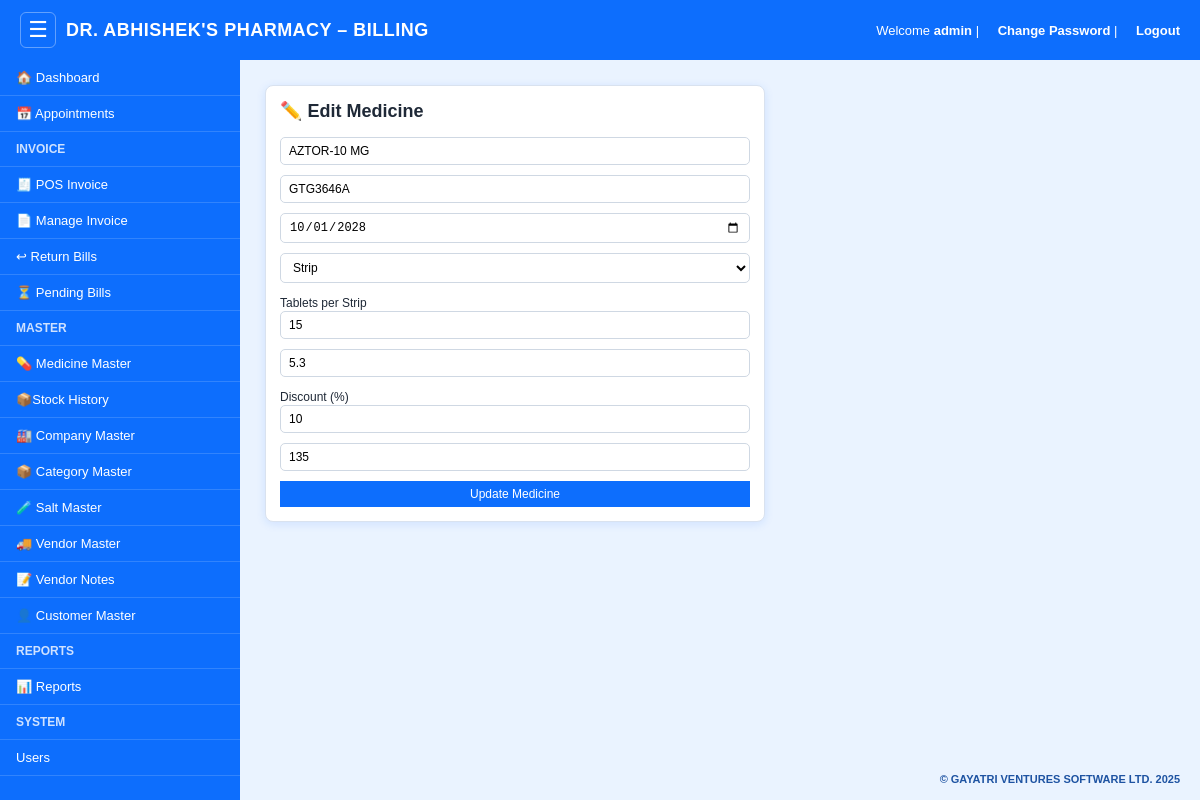
Page /medicines/edit/52 (signed in) on the committed database.
### models.py (models this page shows)
class Medicine(db.Model):
    __tablename__ = "medicine"
    id = db.Column(db.Integer, primary_key=True)
    name = db.Column(db.String(150), nullable=False)
    composition = db.Column(db.String(255))
    company = db.Column(db.String(150))
    pack_type = db.Column(db.String(50))
    pack_qty = db.Column(db.Integer)
    batch = db.Column(db.String(50), nullable=False)
    expiry = db.Column(db.String(10), nullable=False)
    mrp = db.Column(db.Float, nullable=False)
    qty = db.Column(db.Integer, default=0)
    discount_percent = db.Column(db.Integer, default=0)
    created_at = db.Column(db.DateTime, default=datetime.utcnow)

### app.py (the view, shortened to what this page needs)
@app.route("/medicines/edit/<int:id>", methods=["GET", "POST"])
@login_required
def edit_medicine(id):
    user = User.query.get(session.get("user_id"))
    if not user:
        flash("Access denied", "danger")
        return redirect("/")
    if user.role != "admin" and not user.can_edit_medicine:
        flash("Access denied", "danger")
        return redirect("/medicines")
    med = Medicine.query.get_or_404(id)
    old_qty = med.qty
    return render_template("edit_medicine.html", med=med)

### app.py (called while the page is built)
def login_required(f):
    @wraps(f)
    def w(*args, **kwargs):
        if not session.get("user_id"):
            return redirect("/login")
        return f(*args, **kwargs)
    return w

### templates/edit_medicine.html (shortened to what this page needs)
{% extends "base.html" %}
{% block body %}
<div class="card">
    <h2>✏️ Edit Medicine</h2>
    <form method="POST">
        <input type="text" name="name" value="{{ med.name }}" required>
        <input type="text" name="batch" value="{{ med.batch }}" required>
        <input type="date" name="expiry" value="{{ med.expiry }}" required>
        <select name="pack_type" id="packType">
            <option {% if med.pack_type == 'Strip' %}selected{% endif %}>Strip</option>
        </select>
        <label id="packQtyLabel">Units per Pack</label>
        <input type="number" name="pack_qty" min="1" step="1" value="{{ med.pack_qty or '' }}">
        <input type="number" name="mrp" value="{{ med.mrp }}" required>
       <label>Discount (%)</label>
<input type="number"
       name="discount_percent"
       value="{{ med.discount_percent }}"
       min="0"
       max="100">
        <input type="number" name="qty" value="{{ med.qty }}" required>
        <button type="submit">Update Medicine</button>
    </form>
</div>
{% endblock %}

### templates/base.html (style rules this page uses)
* { box-sizing: border-box; }
body { margin: 0; font-family: Arial, sans-serif; background: #eaf3ff; }
:root { --primary: #0d6efd; --primary-dark: #084298; --success: #198754; --danger: #dc3545; --warning: #ffc107; --muted: #6c757d; --bg: #eaf3ff; --card: #ffffff; --border: #d9e2ef; --shadow: 0 2px 10px rgba(13, 110, 253, 0.12); --text: #1f2937; }
body { background: var(--bg); color: var(--text); }
.content .card, .content .form-card { background: var(--card); padding: 18px; border-radius: 8px; box-shadow: var(--shadow); border: 1px solid var(--border); width: 100%; overflow-x: auto; }
.content .card h2, .content .card h3, .content .form-card h2, .content .form-card h3 { margin-top: 0; }
.form-control, .content input:not([type="checkbox"]):not([type="radio"]), .content select, .content textarea { width: 100%; padding: 8px 10px; border: 1px solid #cfd8e3; border-radius: 5px; font-size: 14px; background: #fff; }
.content h2 { font-size: 18px !important; }
.content p, .content li, .content label, .content span, .content a, .content td, .content th, .content small, .content strong, .content b, .content input:not([type="checkbox"]):not([type="radio"]), .content select, .content textarea, .content button, .content .btn, .content .add-btn, .content .btn-add, .content .btn-edit, .content .btn-pass, .content .btn-del, .content .filter-btn, .content .delete-btn { font-size: 12px !important; }
.content input:not([type="checkbox"]):not([type="radio"]), .content select, .content textarea, .content button, .content .btn { padding: 6px 8px !important; }
.content .card, .content .form-card { padding: 14px !important; }

### templates/edit_medicine.html (style rules this page uses)
.card { background: white; max-width: 500px; padding: 20px; border-radius: 6px; box-shadow: 0 0 6px #cfd8e3; }
input { width: 100%; padding: 8px; margin-bottom: 10px; }
select { width: 100%; padding: 8px; margin-bottom: 10px; }
button { background: #0d6efd; color: white; padding: 10px; width: 100%; border: none; }

### rows in the picture
Medicine: name "AZTOR-10 MG", batch "GTG3646A", expiry "10/01/2028", pack_type "Strip", pack_qty "15", mrp "5.3", discount_percent "10", qty "135"

### other values in the picture
{{ session.get("username") }} "admin"
